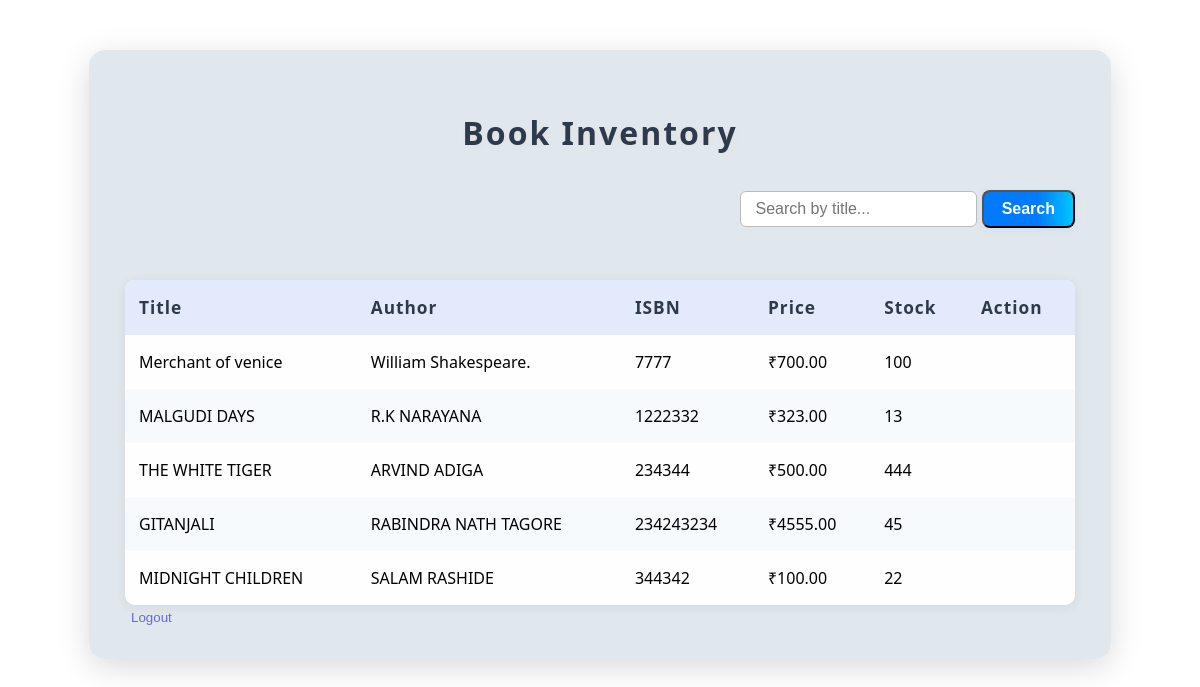
The page /booklist/ on the database its author committed.
### bookstore_inventory/models.py (models this page shows, shortened)
class Books(models.Model):
    title = models.CharField(max_length=200)
    author = models.CharField(max_length=100)
    published_date = models.DateField()
    isbn_number = models.CharField(max_length=13, unique=True)
    price = models.DecimalField(max_digits=10, decimal_places=2)
    stock_quantity = models.IntegerField()

### bookstore_inventory/views.py (the view)
# urls.py: path('booklist/',views.book_list,name='book_list'),
def book_list(request):
    query = request.GET.get('q', '')
    if query:
        books = Books.objects.filter(title__icontains=query)
    else:
        books = Books.objects.all()
    return render(request, 'inventory/book_list.html', {'books': books, 'query': query})

### bookstore_inventory/templates/inventory/book_list.html (shortened to what this page needs)
<!DOCTYPE html>
<html lang="en">
<head>
</head>
<body>
    <div class="container">
        <h1>Book Inventory</h1>
        <form method="get" action="{% url 'book_list' %}" style="margin-bottom: 24px; text-align: right;">
    <input type="text" name="q" placeholder="Search by title..." value="{{ query|default:'' }}" style="padding:8px 14px; border-radius:6px; border:1px solid #bbb; font-size:1em;">
    <button type="submit" class="add-btn" style="padding:8px 18px; font-size:1em;">Search</button>
</form>
        {% if books %}
        <table>
            <thead>
                <tr>
                    <th>Title</th>
                    <th>Author</th>
                    <th>ISBN</th>
                    <th>Price</th>
                    <th>Stock</th>
                    <th>Action</th>
                </tr>
            </thead>
            <tbody>
                {% for book in books %}
                <tr>
                    <td>{{ book.title }}</td>
                    <td>{{ book.author }}</td>
                    <td>{{ book.isbn_number }}</td>
                    <td>₹{{ book.price }}</td>
                    <td>{{ book.stock_quantity }}</td>
<td>
</td>
                </tr>
                {% endfor %}
            </tbody>
        </table>
{% else %}
    {% if query %}
        <div class="no-books">No books found for "{{ query }}".</div>
    {% else %}
        <div class="no-books">No books available. Click "Add Book" to get started!</div>
    {% endif %}
{% endif %}
        <form action="{% url 'logout' %}" method="post" style="display:inline;">
    <button type="submit" class="back-link" style="background:none;border:none;color:#6366f1;cursor:pointer;">Logout</button>
</form>
    </div>
</body>
</html>

### bookstore_inventory/templates/inventory/book_list.html (style rules this page uses)
body { font-family: 'Segoe UI', Tahoma, Geneva, Verdana, sans-serif; margin: 0; padding: 0; min-height: 100vh; background: url('https://images.unsplash.com/photo-1512820790803-83ca734da794?auto=format&fit=crop&w=1500&q=80') no-repeat center center fixed; background-size: cover; position: relative; }
body::before { content: ""; position: fixed; top: 0; left: 0; right: 0; bottom: 0; z-index: 0; }
.container { position: relative; z-index: 1; max-width: 950px; margin: 50px auto; background: rgba(223, 231, 236, 0.95); border-radius: 16px; box-shadow: 0 8px 32px rgba(0,0,0,0.15); padding: 40px 36px 32px 36px; }
h1 { text-align: center; color: #2d3a4b; margin-bottom: 36px; letter-spacing: 2px; text-shadow: 1px 2px 8px #e0e0e0; }
.add-btn { display: inline-block; background: linear-gradient(90deg, #007bff 60%, #00c6ff 100%); color: #fff; padding: 14px 32px; border-radius: 8px; text-decoration: none; font-weight: 700; margin-bottom: 28px; transition: background 0.2s, box-shadow 0.2s; box-shadow: 0 2px 8px rgba(0,123,255,0.08); font-size: 1.1em; }
table { width: 100%; border-collapse: collapse; margin-top: 16px; background: rgba(255,255,255,0.98); border-radius: 10px; overflow: hidden; box-shadow: 0 2px 12px rgba(0,0,0,0.07); }
th, td { padding: 16px 14px; text-align: left; }
th { background: #e3eafc; color: #2d3a4b; font-size: 1.08em; letter-spacing: 1px; }
tr:nth-child(even) { background: #f7fafd; }

### rows shown on the page
Books: title "Merchant of venice", author "William Shakespeare.", isbn_number "7777", price "700.00", stock_quantity "100"
Books: title "MALGUDI DAYS", author "R.K NARAYANA", isbn_number "1222332", price "323.00", stock_quantity "13"
Books: title "THE WHITE TIGER", author "ARVIND ADIGA", isbn_number "234344", price "500.00", stock_quantity "444"
Books: title "GITANJALI", author "RABINDRA NATH TAGORE", isbn_number "234243234", price "4555.00", stock_quantity "45"
Books: title "MIDNIGHT CHILDREN", author "SALAM RASHIDE", isbn_number "344342", price "100.00", stock_quantity "22"
